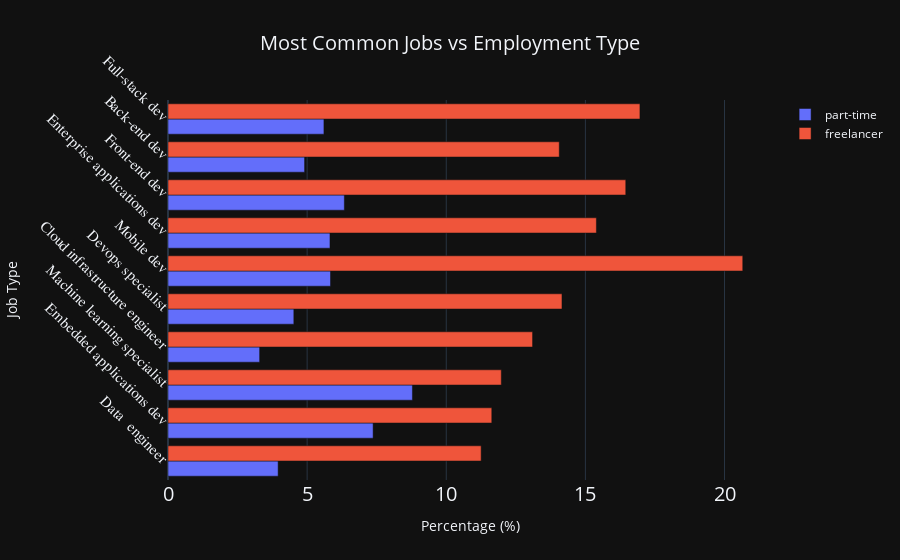

The code cell stored with this chart in its notebook:
### Code cell
create_employment_vs_dev_type_chart(most_10_freq_jobs)

### Figure 1 — Plotly figure (JSON) as saved in the notebook; plotly's stock layout.template omitted (floating-point values rounded to 4 significant figures)
{"data": [{"name": "part-time", "orientation": "h", "x": [3.958, 7.371, 8.784, 3.293, 4.523, 5.84, 5.821, 6.338, 4.908, 5.604], "y": ["Engineer_data", "Developer_embedded applications or devices", "Data scientist or machine learning specialist", "Cloud infrastructure engineer", "DevOps specialist", "Developer_mobile", "Developer_desktop or enterprise applications", "Developer_front-end", "Developer_back-end", "Developer_full-stack"], "type": "bar"}, {"name": "freelancer", "orientation": "h", "x": [11.25, 11.64, 11.98, 13.1, 14.16, 20.66, 15.4, 16.45, 14.06, 16.96], "y": ["Engineer_data", "Developer_embedded applications or devices", "Data scientist or machine learning specialist", "Cloud infrastructure engineer", "DevOps specialist", "Developer_mobile", "Developer_desktop or enterprise applications", "Developer_front-end", "Developer_back-end", "Developer_full-stack"], "type": "bar"}], "layout": {"title": {"font": {"size": 20}, "text": "Most Common Jobs vs Employment Type", "x": 0.5}, "barmode": "group", "yaxis": {"tickfont": {"family": "Rockwell", "size": 15}, "title": {"text": "Job Type"}, "tickmode": "array", "tickvals": [0, 1, 2, 3, 4, 5, 6, 7, 8, 9], "ticktext": ["Data  engineer", "Embedded applications dev", "Machine learning specialist", "Cloud infrastructure engineer", "Devops specialist", "Mobile dev", "Enterprise applications dev", "Front-end dev", "Back-end dev", "Full-stack dev"], "tickangle": 45}, "xaxis": {"tickfont": {"size": 20}, "title": {"text": "Percentage (%)"}}}}
